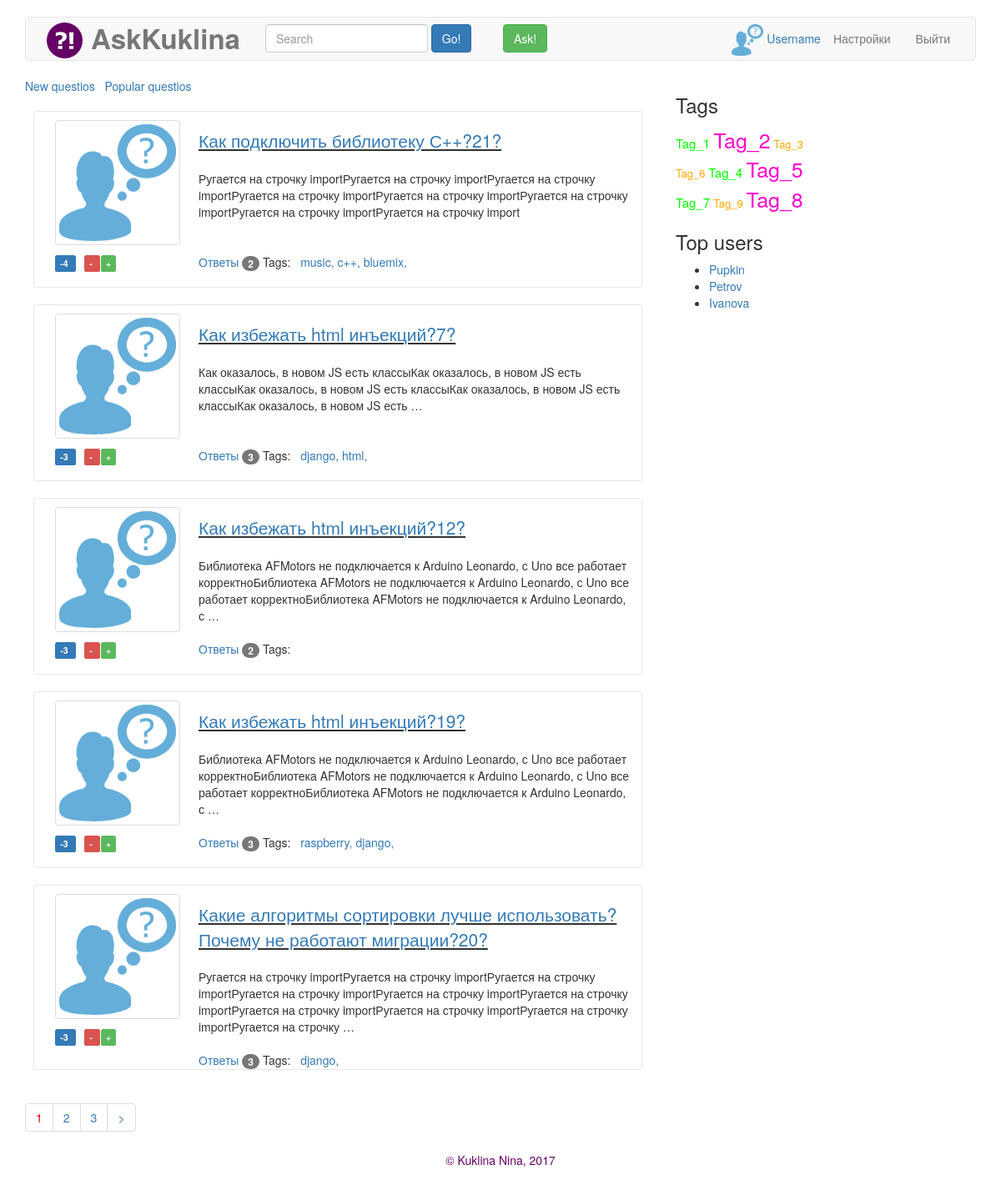
/hot/, run on the app's committed database.
### askans/models.py (models this page shows, shortened)
class Question(models.Model):
    text = models.TextField()
    title = models.CharField(max_length=50)
    author = models.ForeignKey(Person)
    published_date = models.DateTimeField(auto_now_add=True)
    tags = models.ManyToManyField(Tag, null=True, blank=True, default='')
    rating = models.IntegerField(default=0)
    objects = QuestionManager()

class Tag(models.Model):
    name = models.CharField(max_length=20, unique=True)

### askans/views.py (the view)
# urls.py: url(r'^hot/$', views.hot_list, name='hot_list'), #дописать фильтрацию по тэгу во view
def hot_list(request):
    posts_all = Question.objects.hot_questions()
    posts, page_range = paginate(posts_all, request)
    return render(request, 'askans/hot_list.html', {'page': posts, 'page_range': page_range})

### askans/models.py (called while the page is built)
    def hot_questions(self):
        return self.order_by('rating')

### askans/views.py (called while the page is built)
def paginate(objects_list, request):
    one_page = request.GET.get('page', 1)
    paginator = Paginator(objects_list, 5)  # по 2 на страницу
    try:
        res_page = paginator.page(one_page)
    except PageNotAnInteger: # If page is not an integer, deliver first page.
        raise Http404("Incorect page number")
    except EmptyPage: # If page is out of range (e.g. 9999), deliver last page of results.
        res_page = paginator.page(paginator.num_pages)
    index = res_page.number - 1
    max_index = len(paginator.page_range)
    start_index = index - 3 if index >= 3 else 0
    end_index = index + 3 if index <= max_index - 3 else max_index
    page_range = paginator.page_range[start_index:end_index]
    return res_page, page_range

### askans/templates/askans/hot_list.html (shortened to what this page needs)
{% extends "askans/base.html" %}
{% load i18n %}
{% load staticfiles %}
{% block main %}
     <span><a href={% url 'post_list' %}>New questios</a>&nbsp;&nbsp;</span>
     <span><a href={% url 'hot_list' %}>Popular questios</a></span>
	{% for q in page %}
                  <div class="row question">
                      <div class="col-md-3">
                        <img src="{% static 'pic/guest.png' %}" class="img-thumbnail avatar-q">
                        <span class="label label-primary" style="margin-left: 10px; margin-bottom: 10px;"> {{ q.rating }} </span>
                        <span class="label label-danger" style="margin-left: 10px;"> - </span>
                 &nbsp; <span class="label label-success" style="margin-left: -7px;"> +</span>
                        <br><br>
                      </div>
                      <div class="col-md-9">
                        <br>
                        <p class="lead" style="text-decoration: underline;"><a href={% url 'question' id=q.id %}>{{ q.title }}</a></p>
                        <p class="preview-q">{{ q.text|linebreaksbr|truncatewords:"30" }}</p>
                        <a href="#">Ответы <span class="badge">{{ q.answer_set.count }}</span></a>
                          Tags: &nbsp;
                      {% if q.tags.count > 0 %}
                          {% for tag in q.tags.all %}
                              <span><a href="{% url 'tag_list' tag.name %}">{{ tag.name }},</a></span>
                          {% endfor %}
                      {% endif%}
                      </div>
                  </div>
    {% endfor %}
    {% include "askans/paginator.html" %}
{% endblock %}

### askans/static/p1_files/navbar.css (style rules this page uses)
body { padding-top: 20px; padding-bottom: 20px; }

### askans/static/p1_files/my.css (style rules this page uses)
.avatar-q { margin: 10px 10px 10px 10px; height: 150px; width: 150px; }
.question { border: solid 1px #e7e7e7; border-radius: 3px 3px 3px 3px; padding: 10 px; margin-top: 20px; margin-bottom: 20px; margin-right: 10px; margin-left: 10px; }
.preview-q { height: 90px; }

### data on the page
Question: rating "-4", title "Как подключить библиотеку С++?21?", text "Ругается на строчку importРугается на строчку importРугается на строчку importРугается на строчку importРугается на строчку importРугается на строчку importРугается на строчку importРугается на строчку import", answer_set.count "2"
Tag: name "music"
Tag: name "c++"
Tag: name "bluemix"
Question: rating "-3", title "Как избежать html инъекций?7?", text "Как оказалось, в новом JS есть классыКак оказалось, в новом JS есть классыКак оказалось, в новом JS есть классыКак оказалось, в новом JS есть классыКак оказалось, в новом JS есть …", answer_set.count "3"
Tag: name "django"
Tag: name "html"
Question: rating "-3", title "Как избежать html инъекций?12?", text "Библиотека AFMotors не подключается к Arduino Leonardo, с Uno все работает корректноБиблиотека AFMotors не подключается к Arduino Leonardo, с Uno все работает корректноБиблиотека AFMotors не подключается к Arduino Leonardo, с …", answer_set.count "2"
Question: rating "-3", title "Как избежать html инъекций?19?", text "Библиотека AFMotors не подключается к Arduino Leonardo, с Uno все работает корректноБиблиотека AFMotors не подключается к Arduino Leonardo, с Uno все работает корректноБиблиотека AFMotors не подключается к Arduino Leonardo, с …", answer_set.count "3"
Tag: name "raspberry"
Question: rating "-3", title "Какие алгоритмы сортировки лучше использовать?Почему не работают миграции?20?", text "Ругается на строчку importРугается на строчку importРугается на строчку importРугается на строчку importРугается на строчку importРугается на строчку importРугается на строчку importРугается на строчку importРугается на строчку importРугается на строчку …", answer_set.count "3"

### other printed values
{{ i }} "1"
{{ i }} "2" "3"
